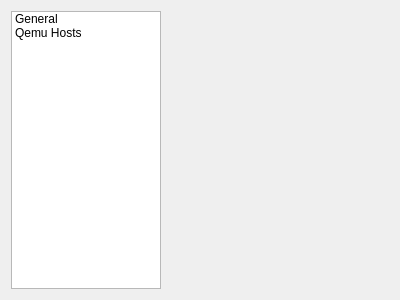
<?xml version="1.0" encoding="UTF-8"?>
<ui version="4.0">
 <class>Preferences</class>
 <widget class="QWidget" name="Preferences">
  <property name="windowModality">
   <enum>Qt::ApplicationModal</enum>
  </property>
  <property name="geometry">
   <rect>
    <x>0</x>
    <y>0</y>
    <width>400</width>
    <height>300</height>
   </rect>
  </property>
  <property name="windowTitle">
   <string>Preferences</string>
  </property>
  <property name="windowIcon">
   <iconset resource="resources/resources.qrc">
    <normaloff>:/images/gear.png</normaloff>:/images/gear.png</iconset>
  </property>
  <layout class="QHBoxLayout" name="horizontalLayout">
   <item>
    <widget class="QListWidget" name="preferences_list">
     <property name="sizePolicy">
      <sizepolicy hsizetype="Preferred" vsizetype="Expanding">
       <horstretch>0</horstretch>
       <verstretch>0</verstretch>
      </sizepolicy>
     </property>
     <property name="minimumSize">
      <size>
       <width>100</width>
       <height>0</height>
      </size>
     </property>
     <property name="maximumSize">
      <size>
       <width>150</width>
       <height>16777215</height>
      </size>
     </property>
     <item>
      <property name="text">
       <string>General</string>
      </property>
     </item>
     <item>
      <property name="text">
       <string>Qemu Hosts</string>
      </property>
     </item>
    </widget>
   </item>
   <item>
    <widget class="QWidget" name="detail_widget" native="true">
     <property name="styleSheet">
      <string notr="true"/>
     </property>
     <layout class="QVBoxLayout" name="verticalLayout_2"/>
    </widget>
   </item>
  </layout>
 </widget>
 <resources>
  <include location="resources/resources.qrc"/>
 </resources>
 <connections/>
</ui>
